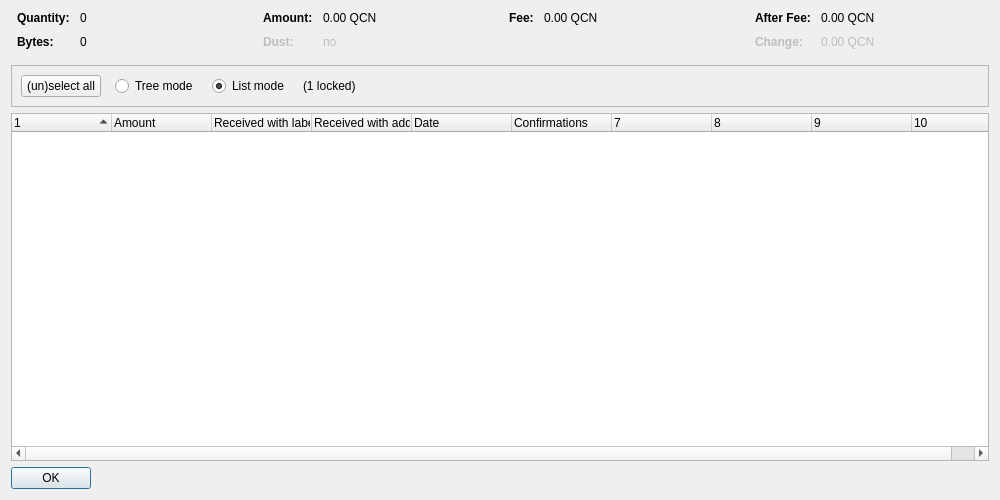
<?xml version="1.0" encoding="UTF-8"?>
<ui version="4.0">
 <class>CoinControlDialog</class>
 <widget class="QDialog" name="CoinControlDialog">
  <property name="geometry">
   <rect>
    <x>0</x>
    <y>0</y>
    <width>1000</width>
    <height>500</height>
   </rect>
  </property>
  <property name="windowTitle">
   <string>Coin Selection</string>
  </property>
  <layout class="QVBoxLayout" name="verticalLayout">
   <item>
    <layout class="QHBoxLayout" name="horizontalLayoutTop" stretch="0,0,0,0">
     <property name="topMargin">
      <number>0</number>
     </property>
     <property name="bottomMargin">
      <number>10</number>
     </property>
     <item>
      <layout class="QFormLayout" name="formLayoutCoinControl1">
       <property name="horizontalSpacing">
        <number>10</number>
       </property>
       <property name="verticalSpacing">
        <number>10</number>
       </property>
       <property name="leftMargin">
        <number>6</number>
       </property>
       <property name="rightMargin">
        <number>6</number>
       </property>
       <item row="0" column="0">
        <widget class="QLabel" name="labelCoinControlQuantityText">
         <property name="font">
          <font>
           <weight>75</weight>
           <bold>true</bold>
          </font>
         </property>
         <property name="text">
          <string>Quantity:</string>
         </property>
        </widget>
       </item>
       <item row="0" column="1">
        <widget class="QLabel" name="labelCoinControlQuantity">
         <property name="cursor">
          <cursorShape>IBeamCursor</cursorShape>
         </property>
         <property name="contextMenuPolicy">
          <enum>Qt::ActionsContextMenu</enum>
         </property>
         <property name="text">
          <string notr="true">0</string>
         </property>
         <property name="textInteractionFlags">
          <set>Qt::LinksAccessibleByMouse|Qt::TextSelectableByKeyboard|Qt::TextSelectableByMouse</set>
         </property>
        </widget>
       </item>
       <item row="1" column="0">
        <widget class="QLabel" name="labelCoinControlBytesText">
         <property name="font">
          <font>
           <weight>75</weight>
           <bold>true</bold>
          </font>
         </property>
         <property name="text">
          <string>Bytes:</string>
         </property>
        </widget>
       </item>
       <item row="1" column="1">
        <widget class="QLabel" name="labelCoinControlBytes">
         <property name="cursor">
          <cursorShape>IBeamCursor</cursorShape>
         </property>
         <property name="contextMenuPolicy">
          <enum>Qt::ActionsContextMenu</enum>
         </property>
         <property name="text">
          <string notr="true">0</string>
         </property>
         <property name="textInteractionFlags">
          <set>Qt::LinksAccessibleByMouse|Qt::TextSelectableByKeyboard|Qt::TextSelectableByMouse</set>
         </property>
        </widget>
       </item>
      </layout>
     </item>
     <item>
      <layout class="QFormLayout" name="formLayoutCoinControl2">
       <property name="horizontalSpacing">
        <number>10</number>
       </property>
       <property name="verticalSpacing">
        <number>10</number>
       </property>
       <property name="leftMargin">
        <number>6</number>
       </property>
       <property name="rightMargin">
        <number>6</number>
       </property>
       <item row="0" column="0">
        <widget class="QLabel" name="labelCoinControlAmountText">
         <property name="font">
          <font>
           <weight>75</weight>
           <bold>true</bold>
          </font>
         </property>
         <property name="text">
          <string>Amount:</string>
         </property>
        </widget>
       </item>
       <item row="0" column="1">
        <widget class="QLabel" name="labelCoinControlAmount">
         <property name="cursor">
          <cursorShape>IBeamCursor</cursorShape>
         </property>
         <property name="contextMenuPolicy">
          <enum>Qt::ActionsContextMenu</enum>
         </property>
         <property name="text">
          <string notr="true">0.00 QCN</string>
         </property>
         <property name="textInteractionFlags">
          <set>Qt::LinksAccessibleByMouse|Qt::TextSelectableByKeyboard|Qt::TextSelectableByMouse</set>
         </property>
        </widget>
       </item>
       <item row="1" column="0">
        <widget class="QLabel" name="labelCoinControlLowOutputText">
         <property name="enabled">
          <bool>false</bool>
         </property>
         <property name="font">
          <font>
           <weight>75</weight>
           <bold>true</bold>
          </font>
         </property>
         <property name="text">
          <string>Dust:</string>
         </property>
        </widget>
       </item>
       <item row="1" column="1">
        <widget class="QLabel" name="labelCoinControlLowOutput">
         <property name="enabled">
          <bool>false</bool>
         </property>
         <property name="cursor">
          <cursorShape>IBeamCursor</cursorShape>
         </property>
         <property name="contextMenuPolicy">
          <enum>Qt::ActionsContextMenu</enum>
         </property>
         <property name="text">
          <string notr="true">no</string>
         </property>
         <property name="textInteractionFlags">
          <set>Qt::LinksAccessibleByMouse|Qt::TextSelectableByKeyboard|Qt::TextSelectableByMouse</set>
         </property>
        </widget>
       </item>
      </layout>
     </item>
     <item>
      <layout class="QFormLayout" name="formLayoutCoinControl3">
       <property name="horizontalSpacing">
        <number>10</number>
       </property>
       <property name="verticalSpacing">
        <number>10</number>
       </property>
       <property name="leftMargin">
        <number>6</number>
       </property>
       <property name="rightMargin">
        <number>6</number>
       </property>
       <item row="0" column="0">
        <widget class="QLabel" name="labelCoinControlFeeText">
         <property name="font">
          <font>
           <weight>75</weight>
           <bold>true</bold>
          </font>
         </property>
         <property name="text">
          <string>Fee:</string>
         </property>
        </widget>
       </item>
       <item row="0" column="1">
        <widget class="QLabel" name="labelCoinControlFee">
         <property name="cursor">
          <cursorShape>IBeamCursor</cursorShape>
         </property>
         <property name="contextMenuPolicy">
          <enum>Qt::ActionsContextMenu</enum>
         </property>
         <property name="text">
          <string notr="true">0.00 QCN</string>
         </property>
         <property name="textInteractionFlags">
          <set>Qt::LinksAccessibleByMouse|Qt::TextSelectableByKeyboard|Qt::TextSelectableByMouse</set>
         </property>
        </widget>
       </item>
      </layout>
     </item>
     <item>
      <layout class="QFormLayout" name="formLayoutCoinControl4">
       <property name="horizontalSpacing">
        <number>10</number>
       </property>
       <property name="verticalSpacing">
        <number>10</number>
       </property>
       <property name="leftMargin">
        <number>6</number>
       </property>
       <property name="rightMargin">
        <number>6</number>
       </property>
       <item row="0" column="0">
        <widget class="QLabel" name="labelCoinControlAfterFeeText">
         <property name="font">
          <font>
           <weight>75</weight>
           <bold>true</bold>
          </font>
         </property>
         <property name="text">
          <string>After Fee:</string>
         </property>
        </widget>
       </item>
       <item row="0" column="1">
        <widget class="QLabel" name="labelCoinControlAfterFee">
         <property name="cursor">
          <cursorShape>IBeamCursor</cursorShape>
         </property>
         <property name="contextMenuPolicy">
          <enum>Qt::ActionsContextMenu</enum>
         </property>
         <property name="text">
          <string notr="true">0.00 QCN</string>
         </property>
         <property name="textInteractionFlags">
          <set>Qt::LinksAccessibleByMouse|Qt::TextSelectableByKeyboard|Qt::TextSelectableByMouse</set>
         </property>
        </widget>
       </item>
       <item row="1" column="0">
        <widget class="QLabel" name="labelCoinControlChangeText">
         <property name="enabled">
          <bool>false</bool>
         </property>
         <property name="font">
          <font>
           <weight>75</weight>
           <bold>true</bold>
          </font>
         </property>
         <property name="text">
          <string>Change:</string>
         </property>
        </widget>
       </item>
       <item row="1" column="1">
        <widget class="QLabel" name="labelCoinControlChange">
         <property name="enabled">
          <bool>false</bool>
         </property>
         <property name="cursor">
          <cursorShape>IBeamCursor</cursorShape>
         </property>
         <property name="contextMenuPolicy">
          <enum>Qt::ActionsContextMenu</enum>
         </property>
         <property name="text">
          <string notr="true">0.00 QCN</string>
         </property>
         <property name="textInteractionFlags">
          <set>Qt::LinksAccessibleByMouse|Qt::TextSelectableByKeyboard|Qt::TextSelectableByMouse</set>
         </property>
        </widget>
       </item>
      </layout>
     </item>
    </layout>
   </item>
   <item>
    <widget class="QFrame" name="frame">
     <property name="minimumSize">
      <size>
       <width>0</width>
       <height>40</height>
      </size>
     </property>
     <property name="frameShape">
      <enum>QFrame::StyledPanel</enum>
     </property>
     <property name="frameShadow">
      <enum>QFrame::Sunken</enum>
     </property>
     <layout class="QHBoxLayout" name="horizontalLayout">
      <item>
       <layout class="QHBoxLayout" name="horizontalLayoutPanel" stretch="0,0,0,0,0">
        <property name="spacing">
         <number>14</number>
        </property>
        <item>
         <widget class="QPushButton" name="pushButtonSelectAll">
          <property name="sizePolicy">
           <sizepolicy hsizetype="Maximum" vsizetype="Fixed">
            <horstretch>0</horstretch>
            <verstretch>0</verstretch>
           </sizepolicy>
          </property>
          <property name="text">
           <string>(un)select all</string>
          </property>
          <property name="autoDefault">
           <bool>false</bool>
          </property>
         </widget>
        </item>
        <item>
         <widget class="QRadioButton" name="radioTreeMode">
          <property name="sizePolicy">
           <sizepolicy hsizetype="Maximum" vsizetype="Fixed">
            <horstretch>0</horstretch>
            <verstretch>0</verstretch>
           </sizepolicy>
          </property>
          <property name="text">
           <string>Tree mode</string>
          </property>
         </widget>
        </item>
        <item>
         <widget class="QRadioButton" name="radioListMode">
          <property name="sizePolicy">
           <sizepolicy hsizetype="Maximum" vsizetype="Fixed">
            <horstretch>0</horstretch>
            <verstretch>0</verstretch>
           </sizepolicy>
          </property>
          <property name="text">
           <string>List mode</string>
          </property>
          <property name="checked">
           <bool>true</bool>
          </property>
         </widget>
        </item>
        <item>
         <widget class="QLabel" name="labelLocked">
          <property name="text">
           <string notr="true">(1 locked)</string>
          </property>
         </widget>
        </item>
        <item>
         <spacer name="horizontalSpacer">
          <property name="orientation">
           <enum>Qt::Horizontal</enum>
          </property>
          <property name="sizeHint" stdset="0">
           <size>
            <width>40</width>
            <height>20</height>
           </size>
          </property>
         </spacer>
        </item>
       </layout>
      </item>
     </layout>
    </widget>
   </item>
   <item>
    <widget class="CoinControlTreeWidget" name="treeWidget">
     <property name="contextMenuPolicy">
      <enum>Qt::CustomContextMenu</enum>
     </property>
     <property name="sortingEnabled">
      <bool>false</bool>
     </property>
     <property name="columnCount">
      <number>10</number>
     </property>
     <attribute name="headerShowSortIndicator" stdset="0">
      <bool>true</bool>
     </attribute>
     <attribute name="headerStretchLastSection">
      <bool>false</bool>
     </attribute>
     <column>
      <property name="text">
       <string/>
      </property>
     </column>
     <column>
      <property name="text">
       <string>Amount</string>
      </property>
     </column>
     <column>
      <property name="text">
       <string>Received with label</string>
      </property>
     </column>
     <column>
      <property name="text">
       <string>Received with address</string>
      </property>
     </column>
     <column>
      <property name="text">
       <string>Date</string>
      </property>
     </column>
     <column>
      <property name="text">
       <string>Confirmations</string>
      </property>
      <property name="toolTip">
       <string>Confirmed</string>
      </property>
     </column>
     <column>
      <property name="text">
       <string/>
      </property>
     </column>
     <column>
      <property name="text">
       <string/>
      </property>
     </column>
     <column>
      <property name="text">
       <string/>
      </property>
     </column>
     <column>
      <property name="text">
       <string/>
      </property>
     </column>
    </widget>
   </item>
   <item>
    <widget class="QDialogButtonBox" name="buttonBox">
     <property name="sizePolicy">
      <sizepolicy hsizetype="Maximum" vsizetype="Fixed">
       <horstretch>0</horstretch>
       <verstretch>0</verstretch>
      </sizepolicy>
     </property>
     <property name="orientation">
      <enum>Qt::Horizontal</enum>
     </property>
     <property name="standardButtons">
      <set>QDialogButtonBox::Ok</set>
     </property>
    </widget>
   </item>
  </layout>
 </widget>
 <customwidgets>
  <customwidget>
   <class>CoinControlTreeWidget</class>
   <extends>QTreeWidget</extends>
   <header>qt/coincontroltreewidget.h</header>
  </customwidget>
 </customwidgets>
 <resources/>
 <connections/>
</ui>
